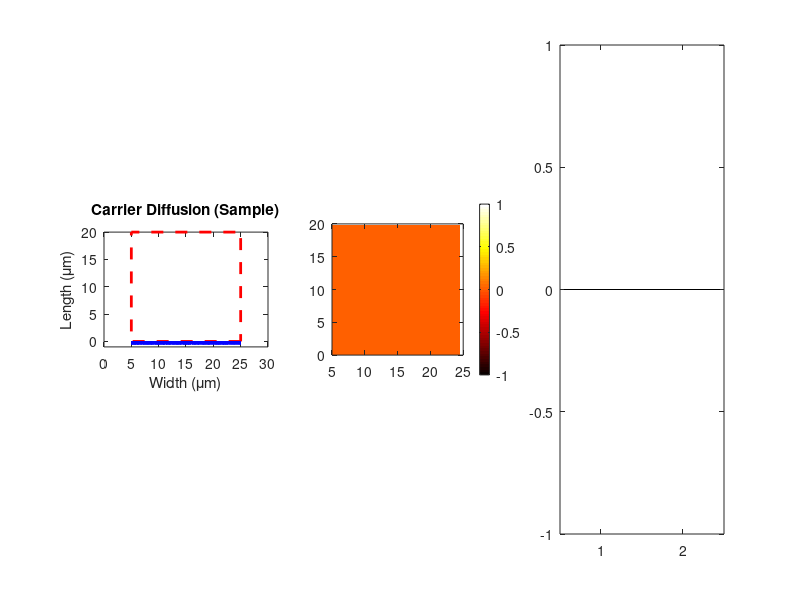

This chart was generated by the following MATLAB code: (Note: this script raises an error after producing the figure.)
%% Graphene-Metal Interface: STEP2 Sweep (REALTIME) - Fixed Width Geometry
%  Target: Threadripper PRO & RTX 5090 (runs on CPU if GPU not found)
%  Scale: 100,000,000 particles (GPU) / reduced on CPU
%  Constraint: Contact Width FIXED at 20 um
%  Comparison: TLCD (20x20 um) vs TECD (20x500 um)
%  STEP2 Sweep: P_edge fixed = 0.6, P_surface = [0.015 0.01 0.005 0.001]
%  Realtime Monitoring: Sample carrier diffusion + Log Heatmap + Edge/Surface counts
%
%  Paste-and-run single script.

clear; clc; close all;

%% ===================== 1) Hardware & scale =====================
try
    d = gpuDevice;
    fprintf('🚀 GPU Detected: %s (VRAM: %.1f GB)\n', d.Name, d.TotalMemory/1e9);
    reset(d);
    USE_GPU = true;
    N_PARTICLES = 100000000; % 1e8
catch
    fprintf('⚠️ GPU not found. Falling back to CPU.\n');
    USE_GPU = false;
    N_PARTICLES = 200000;    % CPU debug scale (adjust if needed)
end

%% ===================== 2) Geometry configs (FIXED WIDTH) =====================
FIXED_WIDTH_UM = 20;

% 2-column cell array: CONFIGS{k,1} (name), CONFIGS{k,2} (L_um)
CONFIGS = {
    'Case 1: TLCD (20x20 um)', 20
    'Case 2: TECD (20x500 um)', 500
};

%% ===================== 3) Physics params =====================
EDGE_DEPTH_UM  = 0.05;      % 50 nm (edge strip depth)

P_EDGE_FIXED   = 0.60;                 % fixed for STEP2
P_SURF_LIST    = [0.015 0.01 0.005 0.001];  % sweep for STEP2

DIFFUSION_COEF = 0.5;
DRIFT_VELOCITY = 0.2;
MAX_STEPS      = 5000;

UPDATE_EVERY   = 50;        % realtime refresh cadence

%% ===================== 4) Main Sweep Loop (Realtime per run) =====================
final_stats = struct([]);
run_idx = 0;

for pSurf = P_SURF_LIST

    for k = 1:size(CONFIGS,1)
        run_idx = run_idx + 1;

        name = CONFIGS{k,1};
        L_um = CONFIGS{k,2};
        W_um = FIXED_WIDTH_UM;

        fprintf('\n=================================================\n');
        fprintf('▶ STEP2 REALTIME RUN %d/%d\n', run_idx, numel(P_SURF_LIST)*size(CONFIGS,1));
        fprintf('   %s\n', name);
        fprintf('   Geometry: W=%d um (Fixed) x L=%d um\n', W_um, L_um);
        fprintf('   P_edge=%.3f (fixed) | P_surface=%.4f\n', P_EDGE_FIXED, pSurf);

        %% ---- Geometry placement ----
        grid_x_max  = W_um * 1.5;
        pad_x_start = (grid_x_max - W_um)/2;
        pad_x_end   = pad_x_start + W_um;

        %% ---- Particle initialization ----
        if USE_GPU
            px = pad_x_start + rand(N_PARTICLES, 1, 'gpuArray') * W_um;
            py = -0.5 + rand(N_PARTICLES, 1, 'gpuArray') * 0.5;

            active = true(N_PARTICLES, 1, 'gpuArray');
            status = zeros(N_PARTICLES, 1, 'gpuArray');
        else
            px = pad_x_start + rand(N_PARTICLES, 1) * W_um;
            py = -0.5 + rand(N_PARTICLES, 1) * 0.5;

            active = true(N_PARTICLES, 1);
            status = zeros(N_PARTICLES, 1);
        end

        %% ---- Realtime Figure (3 panels) ----
        f = figure('Name', sprintf('%s | Psurf=%.4f', name, pSurf), ...
            'Color', 'w', 'Position', [80, 80, 1250, 720]);

        % Panel 1: sample particle diffusion
        ax1 = subplot(1,3,1); hold on; box on;
        title(ax1, 'Carrier Diffusion (Sample)');
        xlabel(ax1, 'Width (\mum)'); ylabel(ax1, 'Length (\mum)');
        axis(ax1, [0 grid_x_max -1 L_um]);

        if L_um > 100
            daspect(ax1, [1 10 1]);
        else
            axis(ax1, 'equal');
        end

        rectangle(ax1, 'Position', [pad_x_start, 0, W_um, L_um], ...
            'EdgeColor', 'r', 'LineWidth', 2, 'LineStyle', '--');
        rectangle(ax1, 'Position', [pad_x_start, 0, W_um, EDGE_DEPTH_UM], ...
            'FaceColor', 'y', 'EdgeColor', 'none', 'FaceAlpha', 0.5);

        vis_idx = 1:ceil(N_PARTICLES/20000):N_PARTICLES;
        if USE_GPU
            h_parts = scatter(ax1, gather(px(vis_idx)), gather(py(vis_idx)), 1, 'b', ...
                'filled', 'MarkerFaceAlpha', 0.1);
        else
            h_parts = scatter(ax1, px(vis_idx), py(vis_idx), 1, 'b', ...
    'filled', 'MarkerFaceAlpha', 0.1);

        end

        % Panel 2: log heatmap (ONLINE accumulation)
        ax2 = subplot(1,3,2); box on;
        title(ax2, 'Transfer Density (Log Scale)');
        xlabel(ax2, 'Width (\mum)'); ylabel(ax2, 'Length (\mum)');

        x_edges = linspace(pad_x_start, pad_x_end, 21);
        y_edges = linspace(0, L_um, 101);
        H = zeros(length(y_edges)-1, length(x_edges)-1, 'double');

        h_img = imagesc(ax2, x_edges(1:end-1), y_edges(1:end-1), log10(H+1));
        set(ax2, 'YDir', 'normal');
        colormap(ax2, hot);
        colorbar(ax2);

        axis(ax2, [pad_x_start pad_x_end 0 L_um]);
        if L_um > 100
            daspect(ax2, [1 10 1]);
        else
            axis(ax2, 'equal');
        end

        % Panel 3: counts
        ax3 = subplot(1,3,3); box on;
        h_bar = bar(ax3, [0 0], 'FaceColor', 'flat');
        h_bar.CData = [1 0.3 0.3; 0.3 0.3 1];
        grid(ax3, 'on');
        set(ax3, 'XTickLabel', {'Edge', 'Surface'});
        ylabel(ax3, 'Count');
        title(ax3, sprintf('Pedge=%.2f | Psurf=%.4f', P_EDGE_FIXED, pSurf));
        ax3.YAxis.Exponent = 0; ytickformat(ax3, '%,d');

        drawnow;

        %% ===================== Physics Loop =====================
        start_time = tic;

        for t = 1:MAX_STEPS

            if USE_GPU
                dx = randn(N_PARTICLES, 1, 'gpuArray') * sqrt(DIFFUSION_COEF);
                dy = randn(N_PARTICLES, 1, 'gpuArray') * sqrt(DIFFUSION_COEF) + DRIFT_VELOCITY;
                r  = rand(N_PARTICLES, 1, 'gpuArray');
            else
                dx = randn(N_PARTICLES, 1) * sqrt(DIFFUSION_COEF);
                dy = randn(N_PARTICLES, 1) * sqrt(DIFFUSION_COEF) + DRIFT_VELOCITY;
                r  = rand(N_PARTICLES, 1);
            end

            px = px + dx .* active;
            py = py + dy .* active;

            % reflect width boundaries
            px(px < pad_x_start) = pad_x_start + abs(pad_x_start - px(px < pad_x_start));
            px(px > pad_x_end)   = pad_x_end   - abs(px(px > pad_x_end) - pad_x_end);

            in_contact = active & (py >= 0) & (py <= L_um);

            if USE_GPU
                any_in = gather(any(in_contact));
            else
                any_in = any(in_contact);
            end

            if any_in
                is_edge = in_contact & (py <= EDGE_DEPTH_UM);
                is_surf = in_contact & ~is_edge;

                trans_edge = is_edge & (r < P_EDGE_FIXED);
                trans_surf = is_surf & (r < pSurf);

                status(trans_edge) = 1;
                status(trans_surf) = 2;

                new_trans = trans_edge | trans_surf;
                active(new_trans) = false;

                if USE_GPU
                    has_new = gather(any(new_trans));
                else
                    has_new = any(new_trans);
                end

                if has_new
                    if USE_GPU
                        tx = gather(px(new_trans));
                        ty = gather(py(new_trans));
                    else
                        tx = px(new_trans);
                        ty = py(new_trans);
                    end

                    bx = discretize(tx, x_edges);
                    by = discretize(ty, y_edges);
                    valid = ~isnan(bx) & ~isnan(by);
                    bx = bx(valid); by = by(valid);

                    if ~isempty(bx)
                        lin = sub2ind(size(H), by, bx);
                        add = accumarray(lin, 1, [numel(H), 1]);
                        H(:) = H(:) + add;
                    end
                end
            end

            if mod(t, UPDATE_EVERY) == 0
                if USE_GPU
                    h_parts.XData = gather(px(vis_idx));
                    h_parts.YData = gather(py(vis_idx));
                    cnt_edge = gather(sum(status==1));
                    cnt_surf = gather(sum(status==2));
                else
                    h_parts.XData = px(vis_idx);
                    h_parts.YData = py(vis_idx);
                    cnt_edge = sum(status==1);
                    cnt_surf = sum(status==2);
                end

                h_bar.YData = double([cnt_edge, cnt_surf]);
                title(ax3, sprintf('Edge: %s | Surf: %s', ...
                    num2str(cnt_edge,'%,d'), num2str(cnt_surf,'%,d')));

                cur_max = max([cnt_edge, cnt_surf]);
                if cur_max > ax3.YLim(2)*0.8
                    ylim(ax3, [0 cur_max*1.2]);
                end

                h_img.CData = log10(H + 1);
                caxis(ax2, [0 max(h_img.CData(:))]);

                drawnow limitrate;
            end

            if USE_GPU
                if gather(sum(active)) < N_PARTICLES * 0.01, break; end
            else
                if sum(active) < N_PARTICLES * 0.01, break; end
            end
        end

        elapsed = toc(start_time);
        fprintf('⏱ Done in %.2f sec (steps=%d).\n', elapsed, t);

        if USE_GPU
            edge_cnt = double(gather(sum(status==1)));
            surf_cnt = double(gather(sum(status==2)));
        else
            edge_cnt = double(sum(status==1));
            surf_cnt = double(sum(status==2));
        end

        final_stats(run_idx).name = sprintf('%s | Psurf=%.4f', name, pSurf);
        final_stats(run_idx).case = name;
        final_stats(run_idx).P_edge = P_EDGE_FIXED;
        final_stats(run_idx).P_surf = pSurf;
        final_stats(run_idx).edge = edge_cnt;
        final_stats(run_idx).surf = surf_cnt;
        final_stats(run_idx).elapsed = elapsed;
    end
end

%% ===================== 5) Final Comparison across all runs =====================
figure('Name', 'STEP2 Final Comparison (Fixed Width)', 'Color', 'w', 'Position', [200, 200, 1300, 520]);

names  = {final_stats.name};
edges  = [final_stats.edge]';
surfs  = [final_stats.surf]';
ratios = surfs ./ max(1, (edges + surfs)) * 100;

subplot(1,2,1);
b = bar(categorical(names), [edges surfs]);
b(1).FaceColor = [1 0.3 0.3];
b(2).FaceColor = [0.3 0.3 1];
ylabel('Total Transfer Count');
legend('Edge', 'Surface');
title('Absolute Counts');
ax = gca; ax.YAxis.Exponent = 0; ytickformat('%,d'); grid on;

subplot(1,2,2);
b2 = bar(categorical(names), ratios);
b2.FaceColor = [0.5 0.8 0.5];
ylabel('Surface Contribution (%)');
title(sprintf('Surface Ratio (Pedge=%.2f fixed)', P_EDGE_FIXED));
ylim([0 100]); grid on;

fprintf('\n=== STEP2 FINAL VERIFICATION ===\n');
for i = 1:numel(final_stats)
    fprintf('[%s]\n', final_stats(i).name);
    fprintf('  - Edge:   %s\n', num2str(final_stats(i).edge, '%,d'));
    fprintf('  - Surface:%s\n', num2str(final_stats(i).surf, '%,d'));
    fprintf('  - Time(s):%.2f\n', final_stats(i).elapsed);
end
